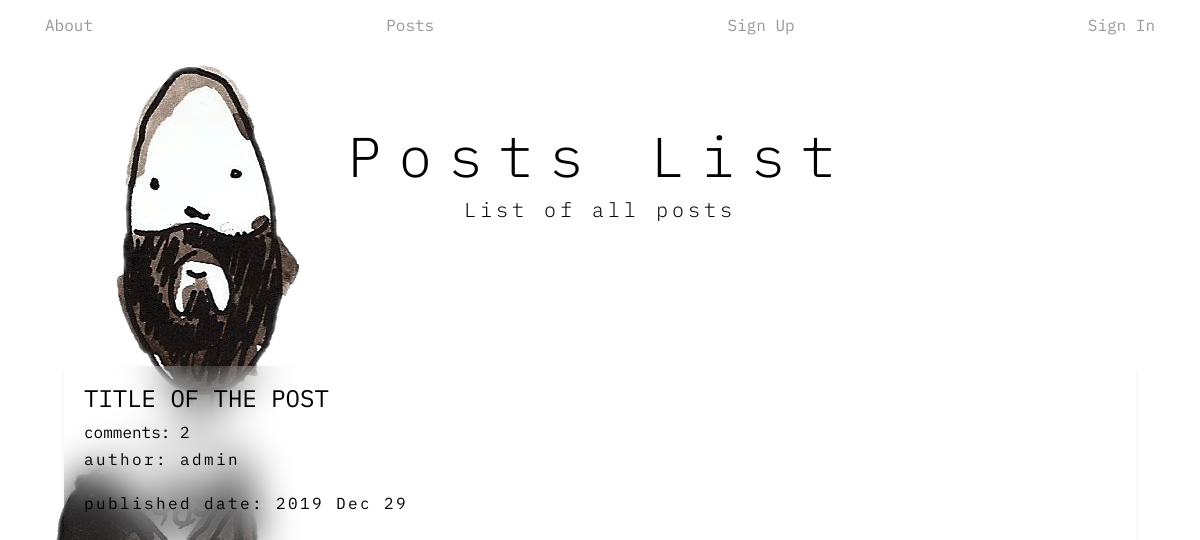
The app's page /blog_app/post_list/, older data.
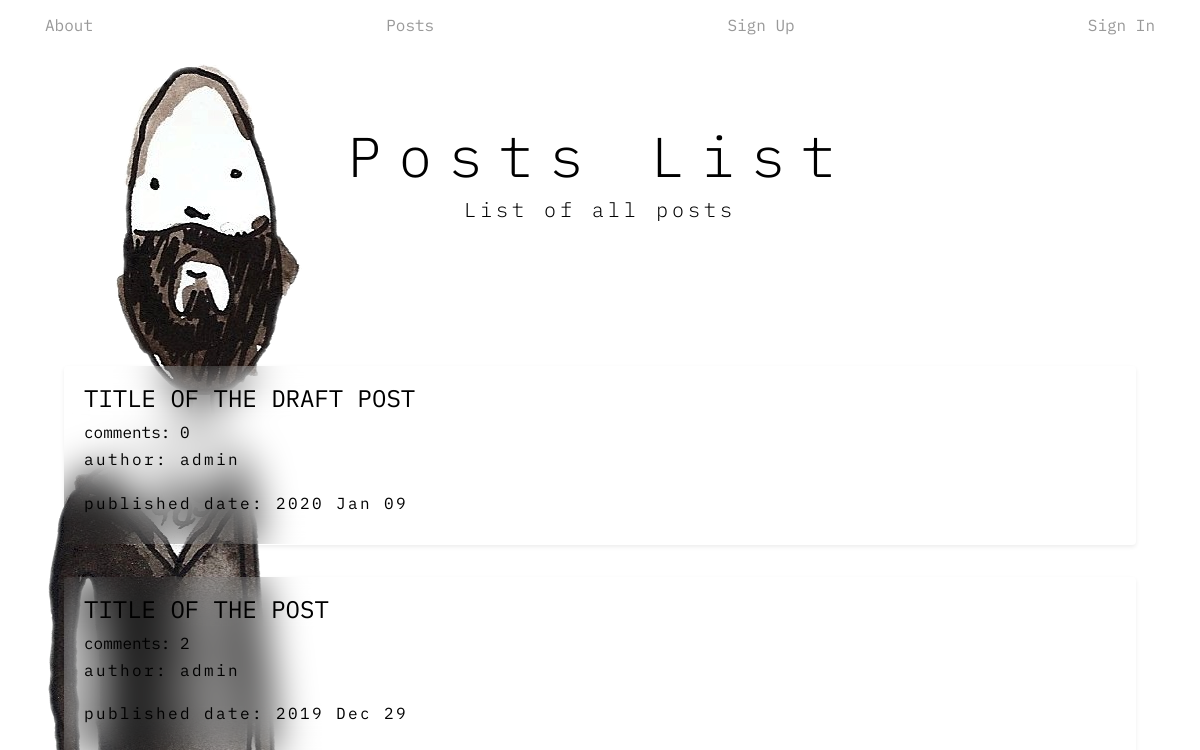
The same page, newer data.
### blog_app/models.py (models this page shows, shortened)
class UserPostModel(models.Model):
    post_author = models.ForeignKey(User, on_delete=models.CASCADE)
    post_title = models.CharField(max_length=264)
    post_text = models.TextField(max_length=264)
    post_creation_date = models.DateTimeField(default=timezone.now)
    post_published_date = models.DateTimeField(blank=True, null=True)

### blog_app/views.py (the view)
class PostListView(ListView):
    model = models.UserPostModel
    context_object_name = 'post_list'
    template_name = 'blog_app/post_list.html'
    def get_queryset(self):
        return models.UserPostModel.objects.filter(post_published_date__lte=timezone.now()).order_by('-post_published_date')

### templates/blog_app/post_list.html (shortened to what this page needs)
{% extends 'main/base.html' %}
    {% block head_primary %}Posts List{% endblock %}
    {% block head_sub %}
        {% if user.is_authenticated %}
            <p>Welcome back {{ user.username }}</p>
        {% else %}
            List of all posts
        {% endif %}
    {% endblock %}
    {% block content %}
        {% block group_content %}
            <ol class="list-group list-group-flush">
                {% for post in post_list %}
                    <li class="list-group-item shadow-sm group_list_element">
                        <div class="group_link_list_box">
                            <div class="group_link_list_box_major">
                                <a class="group_link_list" href="{% url 'blog_app:post_detail' pk=post.pk %}">{{ post.post_title }}</a>
                            </div>
                        </div>
                        <div class="">
                            comment{{ post.related_comment_belong.count|pluralize }}:
                            <span>{{ post.related_comment_belong.count }}</span>
                            <p class="group_description_list">author: {{ post.post_author }}</p>
                            <p class="group_description_list">published date: {{ post.post_published_date|date:"Y M d" }}</p>
                        </div>
                    </li>
                {% endfor %}
            </ol>
        {% endblock %}
    {% endblock %}

Row changes from the older to the newer data that the page shows:
now on this page (row edited): UserPostModel: post_title "TITLE OF THE DRAFT POST", related_comment_belong.count "0", post_author "admin", post_published_date "2020 Jan 09"
